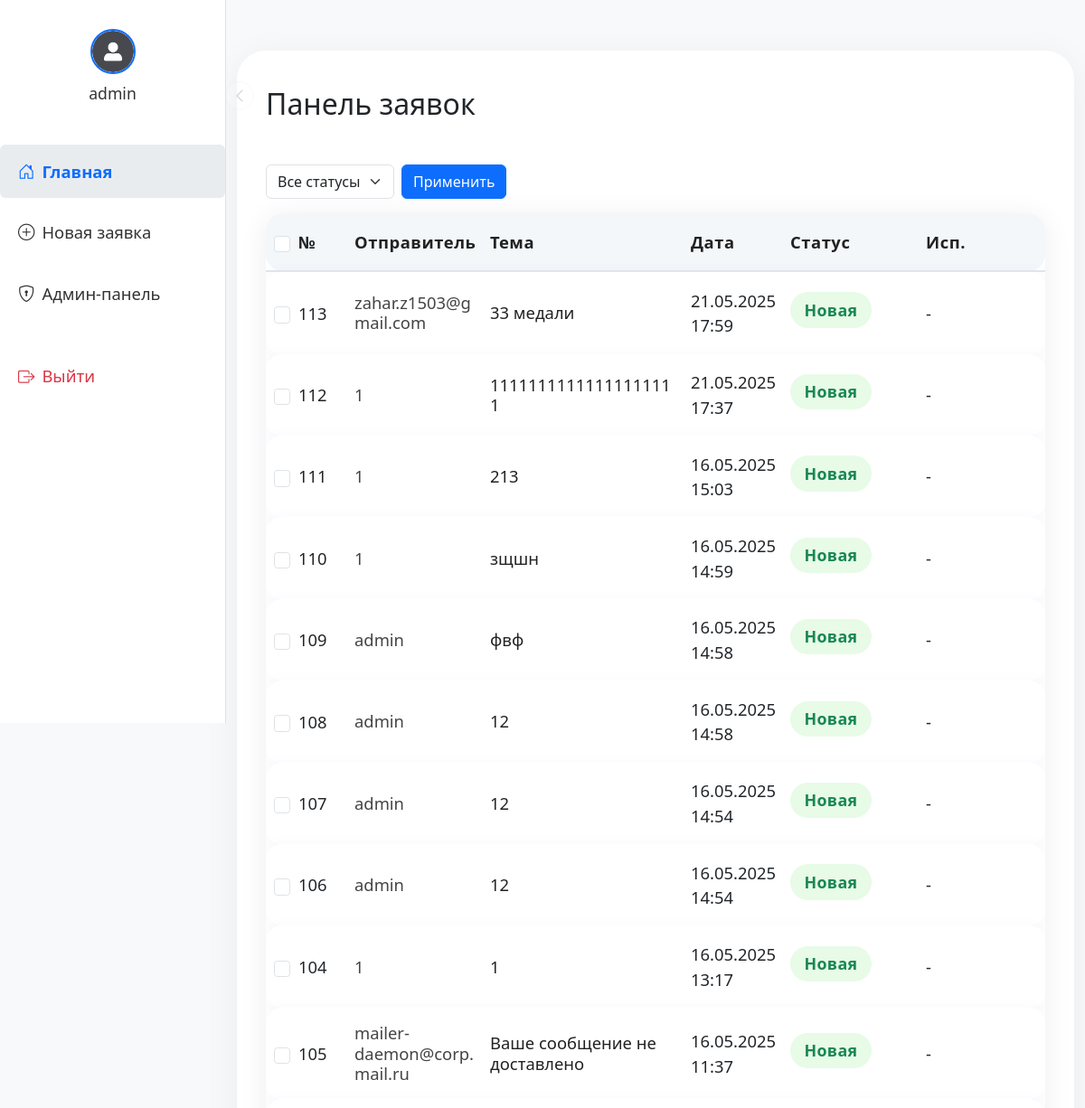
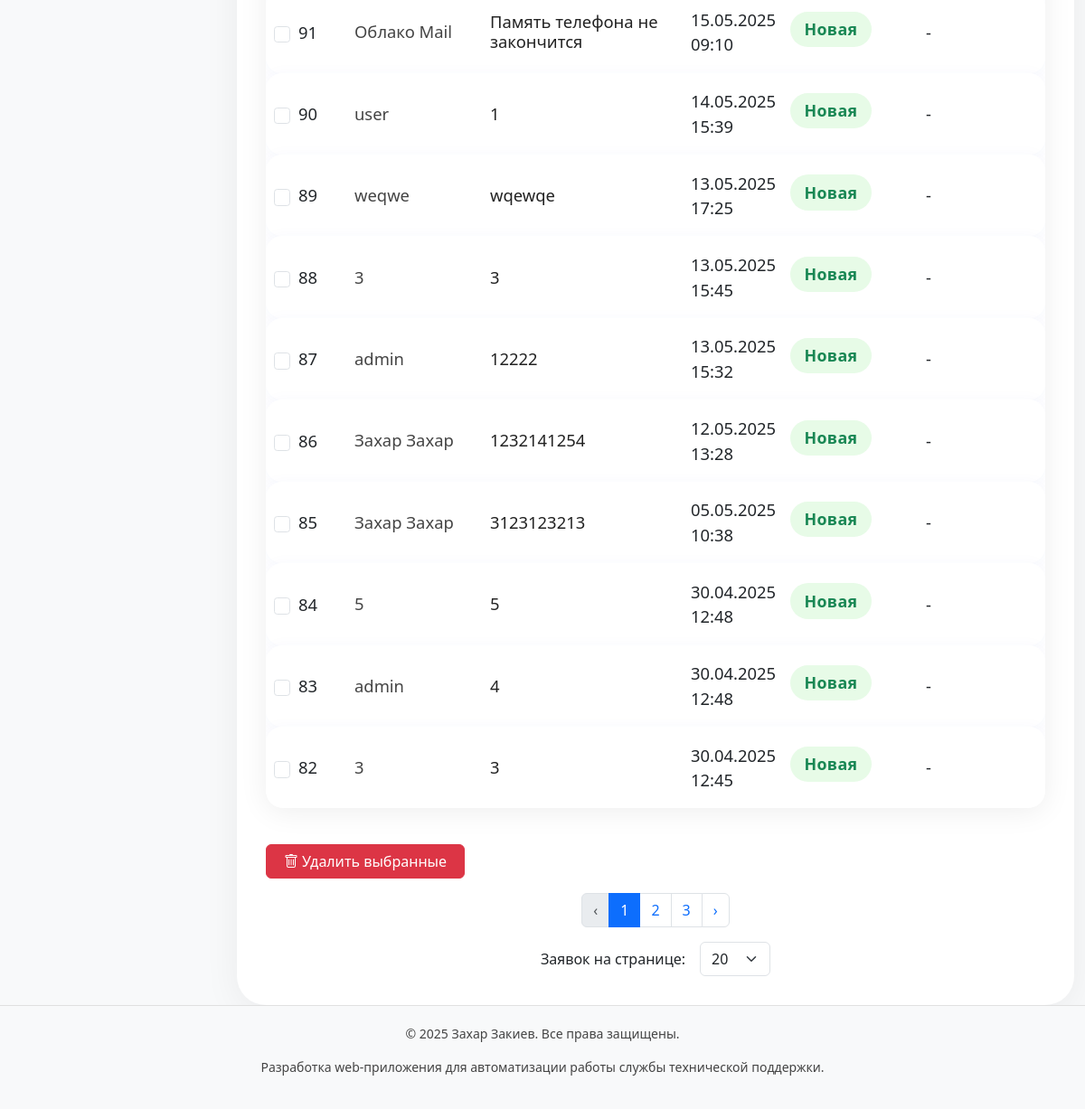
The page /dashboard (signed in) on the database as committed earlier (2 pictures, top to bottom).
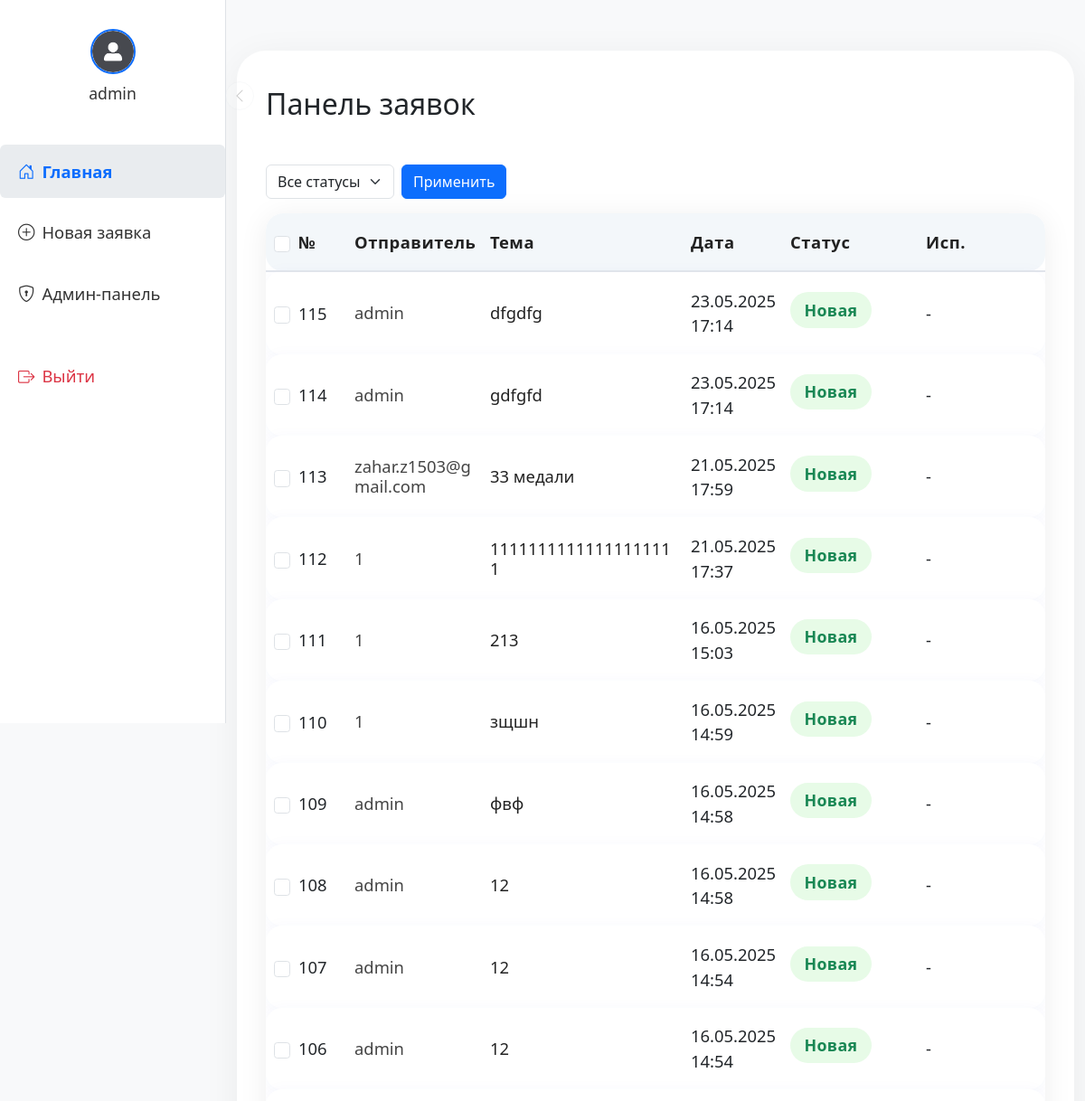
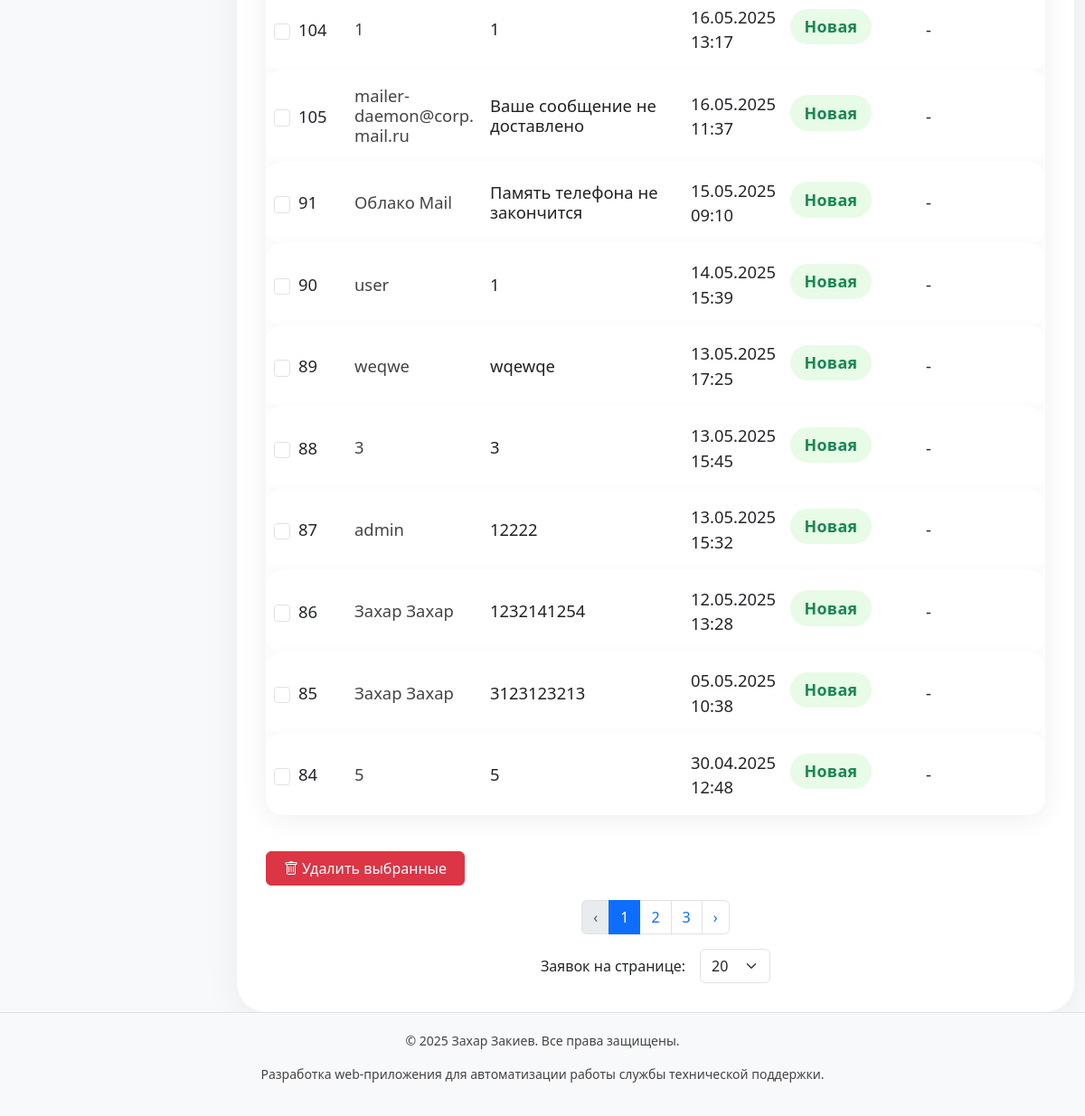
The same page on the database as committed later (2 pictures, top to bottom).
### tables this page shows
CREATE TABLE tickets (
    id INTEGER PRIMARY KEY AUTOINCREMENT,
    sender TEXT NOT NULL,
    subject TEXT NOT NULL,
    body TEXT NOT NULL,
    status TEXT DEFAULT 'новая',
    created_at TIMESTAMP DEFAULT CURRENT_TIMESTAMP,
    user_id INTEGER
, assignee_id INTEGER, attachment TEXT, public_token TEXT);

### app.py (the view)
@app.route("/dashboard")
@login_required
def dashboard():
    conn = get_db_connection()
    role = session.get("role")
    user_id = session.get("user_id")
    sort_by = request.args.get('sort_by', 'created_at')
    sort_order = request.args.get('sort_order', 'desc')
    status_filter = request.args.get('status_filter')
    page = int(request.args.get('page', 1))
    per_page = request.args.get('per_page', request.cookies.get('per_page', 20))  # по умолчанию 20 заявок
    per_page = int(per_page)
    if per_page > 100:
        per_page = 100  # Установите ограничение на 100 заявок на страницу
    valid_columns = ['id', 'sender', 'subject', 'status', 'created_at']
    if sort_by not in valid_columns:
        sort_by = 'created_at'
    query = """
        SELECT t.*, u.username AS assigned_username
        FROM tickets t
        LEFT JOIN users u ON t.assignee_id = u.id
    """
    params = []
    if role == "client":
        query += " WHERE t.user_id = ?"
        params.append(user_id)
    else:
        query += " WHERE 1=1"
    if status_filter:
        query += " AND t.status = ?"
        params.append(status_filter)
    count_query = "SELECT COUNT(*) FROM (" + query + ") as total"
    total_tickets = conn.execute(count_query, params).fetchone()[0]
    offset = (page - 1) * per_page
    query += f" ORDER BY {sort_by} {sort_order} LIMIT {per_page} OFFSET {offset}"
    tickets = conn.execute(query, params).fetchall()
    conn.close()
    total_pages = (total_tickets + per_page - 1) // per_page  # округление вверх
    resp = make_response(render_template(
        "dashboard.html",
        tickets=tickets,
        sort_by=sort_by,
        sort_order=sort_order,
        page=page,
        per_page=per_page,
        total_pages=total_pages,
        status_filter=status_filter
    ))
    resp.set_cookie('per_page', str(per_page), max_age=60*60*24*30)  # Сохраняем на 30 дней
    return resp

### app.py (called while the page is built)
def get_db_connection():
    conn = sqlite3.connect(DB_PATH)
    conn.row_factory = sqlite3.Row
    return conn

def login_required(f):
    @wraps(f)
    def decorated_function(*args, **kwargs):
        if "user" not in session:
            return redirect("/login")
        return f(*args, **kwargs)
    return decorated_function

@app.template_filter('decode_mime')
def decode_mime_string(mime_string):
    decoded_bytes, encoding = decode_header(mime_string)[0]
    if isinstance(decoded_bytes, bytes):
        return decoded_bytes.decode(encoding if encoding else 'utf-8')
    return decoded_bytes

@app.template_filter('dt')
def dt(value):
    from datetime import datetime
    if hasattr(value, 'strftime'):
        return value.strftime('%d.%m.%Y %H:%M')
    try:
        dt = datetime.strptime(value, '%Y-%m-%d %H:%M:%S')
        return dt.strftime('%d.%m.%Y %H:%M')
    except Exception:
        return value

### templates/dashboard.html (shortened to what this page needs)
{% extends "base.html" %}
{% block content %}
<div class="ticket-main-card">
    <div class="ticket-title-row">
        <h2>Панель заявок</h2>
    </div>
    <div class="ticket-form-block">
        <form method="get" class="row g-2 mb-3">
            <div class="col-auto">
                <select name="status_filter" class="form-select">
                    <option value="">Все статусы</option>
                </select>
            </div>
            <div class="col-auto">
                <button type="submit" class="btn btn-primary">Применить</button>
            </div>
        </form>
        {% if tickets %}
        <form method="POST" action="{{ url_for('delete_selected_tickets') }}">
            <div class="table-responsive">
                <table class="table table-tickets align-middle mb-0">
                    <thead>
                        <tr>
                            {% if session["role"] != "client" %}
                            <th class="checkbox-col">
                                <input type="checkbox" id="select-all" class="form-check-input"
                                    onclick="toggleAll(this)">
                            </th>
                            {% endif %}
                            <th class="sortable-column number-col">№</th>
                            <th class="sortable-column sender-col">Отправитель</th>
                            <th class="sortable-column subject-col">Тема</th>
                            <th class="sortable-column date-col">Дата</th>
                            <th class="sortable-column status-col">Статус</th>
                            <th class="sortable-column assigned-col"><span title="Ответственный">Исп.</span></th>
                        </tr>
                    </thead>
                    <tbody>
                        {% for ticket in tickets %}
                        <tr class="ticket-row"
                            onclick="window.location.href='{{ url_for('ticket', ticket_id=ticket.id) }}'">
                            {% if session["role"] != "client" %}
                            <td class="checkbox-col">
                                <label class="checkbox-label"
                                    style="display:block;width:100%;height:100%;margin:0;cursor:pointer;">
                                    <input type="checkbox" name="ticket_ids" value="{{ ticket.id }}"
                                        class="form-check-input" onchange="highlightRow(this); event.stopPropagation();"
                                        onclick="event.stopPropagation();">
                                </label>
                            </td>
                            {% endif %}
                            <td class="number-col">{{ ticket.id }}</td>
                            <td class="sender-col">{{ ticket.sender | decode_mime }}</td>
                            <td class="subject-col">{{ ticket.subject }}</td>
                            <td class="date-col">{{ ticket.created_at|dt }}</td>
                            <td class="status-col">
                                {% if ticket.status == 'новая' %}
                                <span class="ticket-status-badge novaya">Новая</span>
                                {% elif ticket.status == 'в работе' %}
                                <span class="ticket-status-badge vrabote">В работе</span>
                                {% elif ticket.status == 'завершена' %}
                                <span class="ticket-status-badge zavershena">Завершена</span>
                                {% else %}
                                <span class="ticket-status-badge">{{ ticket.status }}</span>
                                {% endif %}
                            </td>
                            <td class="assigned-col">
                                {{ ticket.assigned_username or '-' }}
                            </td>
                        </tr>
                        {% endfor %}
                    </tbody>
                </table>
            </div>
            <div class="mt-3" style="max-width: 220px;">
                {% if session["role"] != "client" %}
                <button type="submit" class="btn btn-danger w-100"
                    onclick="return confirm('Удалить выбранные заявки?')">
                    <i class="bi bi-trash"></i> Удалить выбранные
                </button>
                {% endif %}
            </div>
        </form>
        <nav aria-label="Пагинация" class="mt-3">
            <ul class="pagination flex-wrap justify-content-center">
                <li class="page-item {% if page == 1 %}disabled{% endif %}">
                    <a class="page-link"
                        href="{{ url_for('dashboard', page=page-1, per_page=per_page, sort_by=sort_by, sort_order=sort_order, status_filter=status_filter) }}">‹</a>
                </li>
                {% for p in range(1, total_pages + 1) %}
                <li class="page-item {% if p == page %}active{% endif %}">
                    <a class="page-link"
                        href="{{ url_for('dashboard', page=p, per_page=per_page, sort_by=sort_by, sort_order=sort_order, status_filter=status_filter) }}">{{
                        p }}</a>
                </li>
                {% endfor %}
                <li class="page-item {% if page == total_pages %}disabled{% endif %}">
                    <a class="page-link"
                        href="{{ url_for('dashboard', page=page+1, per_page=per_page, sort_by=sort_by, sort_order=sort_order, status_filter=status_filter) }}">›</a>
                </li>
            </ul>
        </nav>
        <form method="get" class="mt-3 d-flex justify-content-center align-items-center flex-wrap gap-2">
            <label class="me-2">Заявок на странице:</label>
            <select name="per_page" class="form-select w-auto" onchange="this.form.submit()">
                <option value="20" {% if per_page==20 %}selected{% endif %}>20</option>
            </select>
        </form>
        {% else %}
        <p class="text-muted">Заявок пока нет.</p>
        {% endif %}
    </div>
</div>
{% endblock %}

### templates/base.html (shortened to what this page needs)
<!DOCTYPE html>
<html lang="ru">
<head>
    <link href="https://cdn.jsdelivr.net/npm/bootstrap@5.3.0/dist/css/bootstrap.min.css" rel="stylesheet">
    <link href="https://cdnjs.cloudflare.com/ajax/libs/bootstrap-icons/1.8.1/font/bootstrap-icons.min.css"
        rel="stylesheet">
</head>
<body class="bg-light d-flex flex-column min-vh-100">
    <nav id="sidebar" class="sidebar d-none d-lg-flex">
        <div class="avatar-wrapper">
            <a href="{{ url_for('profile') }}" class="avatar-link" title="Профиль">
                <img src="{{ url_for('uploaded_file', filename=session.get('user_avatar', 'default_avatar.png')) }}"
                    alt="Аватар">
                <span>{{ session.get('user', 'Профиль') }}</span>
            </a>
        </div>
        <button class="sidebar-toggler" id="sidebarToggle" title="Свернуть/развернуть меню">
            <i class="bi bi-chevron-left"></i>
        </button>
        <ul class="nav flex-column mt-4 w-100">
            <li class="nav-item mb-2">
                <a class="nav-link d-flex align-items-center {% if request.endpoint=='dashboard' %}active{% endif %}"
                    href="{{ url_for('dashboard') }}">
                    <i class="bi bi-house-door me-2"></i>
                    <span class="sidebar-text">Главная</span>
                </a>
            </li>
            <li class="nav-item mb-2">
                <a class="nav-link d-flex align-items-center {% if request.endpoint=='create' %}active{% endif %}"
                    href="{{ url_for('create') }}">
                    <i class="bi bi-plus-circle me-2"></i>
                    <span class="sidebar-text">Новая заявка</span>
                </a>
            </li>
            {% if session.get('role') == 'admin' %}
            <li class="nav-item mb-2">
                <a class="nav-link d-flex align-items-center {% if request.endpoint=='admin_dashboard' %}active{% endif %}"
                    href="{{ url_for('admin_dashboard') }}">
                    <i class="bi bi-shield-lock me-2"></i>
                    <span class="sidebar-text">Админ-панель</span>
                </a>
            </li>
            {% endif %}
            <li class="nav-item mt-4">
                <a class="nav-link text-danger d-flex align-items-center" href="{{ url_for('logout') }}">
                    <i class="bi bi-box-arrow-right me-2"></i>
                    <span class="sidebar-text">Выйти</span>
                </a>
            </li>
        </ul>
    </nav>
    <div class="content-area">
        <div class="container-fluid">
            {% block content %}{% endblock %}
        </div>
    </div>
    <footer class="text-center mt-auto">
        <p>&copy; 2025 Захар Закиев. Все права защищены.</p>
        <p>Разработка web-приложения для автоматизации работы службы технической поддержки.</p>
    </footer>
</body>
</html>

### templates/base.html (style rules this page uses)
html { overflow-y: scroll; }
body { overflow-x: hidden; }
.sidebar { min-height: 100vh; width: 250px; transition: width 0.2s; background: #fff; border-right: 1px solid #dee2e6; position: fixed; top: 0; left: 0; z-index: 1030; display: flex; flex-direction: column; align-items: center; }
.avatar-wrapper { width: 100%; display: flex; justify-content: center; align-items: center; padding: 2rem 0 1.2rem 0; }
.avatar-link { display: flex; flex-direction: column; align-items: center; text-decoration: none; }
.avatar-link img { width: 50px; height: 50px; object-fit: cover; border-radius: 50%; border: 2px solid #0d6dfd; }
.avatar-link span { margin-top: 0.5rem; font-size: 1.1rem; color: #333; font-weight: 500; white-space: nowrap; transition: opacity 0.2s; }
.sidebar .nav-link { color: #333; font-size: 1.15rem; padding: 1rem 1.25rem; transition: background 0.2s, color 0.2s; white-space: nowrap; }
.sidebar .nav-link.active, .sidebar .nav-link:hover { background: #e9ecef; font-weight: bold; color: #0d6dfd; border-radius: 0.375rem; }
.sidebar .nav-link .sidebar-text { transition: opacity 0.2s; }
.sidebar-toggler { position: absolute; left: 100%; top: 90px; opacity: 0.2; transition: opacity 0.2s; z-index: 1050; background: #fff; border-radius: 50%; width: 32px; height: 32px; border: 1px solid #dee2e6; display: flex; align-items: center; justify-content: center; }
.content-area { margin-left: 250px; transition: margin-left 0.2s; padding-top: 32px; }
th, td { padding-top: 1.1rem !important; padding-bottom: 1.1rem !important; font-size: 1.15rem !important; }
.table-responsive { overflow-x: auto; }
footer { background-color: #f8f9fa; color: #444; padding: 20px; font-size: 14px; text-align: center; border-top: 1px solid #e0e0e0; }

Rows that differ between the two databases and show on the page:
no longer on this page (row unchanged): tickets: id "83", sender|decode_mime "admin", subject "4", created_at|dt "30.04.2025 12:48", status "Новая", assigned_username "-"
no longer on this page (row unchanged): tickets: id "82", sender|decode_mime "3", subject "3", created_at|dt "30.04.2025 12:45", status "Новая", assigned_username "-"
added tickets: id "115", sender|decode_mime "admin", subject "dfgdfg", created_at|dt "23.05.2025 17:14", status "Новая", assigned_username "-"
added tickets: id "114", sender|decode_mime "admin", subject "gdfgfd", created_at|dt "23.05.2025 17:14", status "Новая", assigned_username "-"
